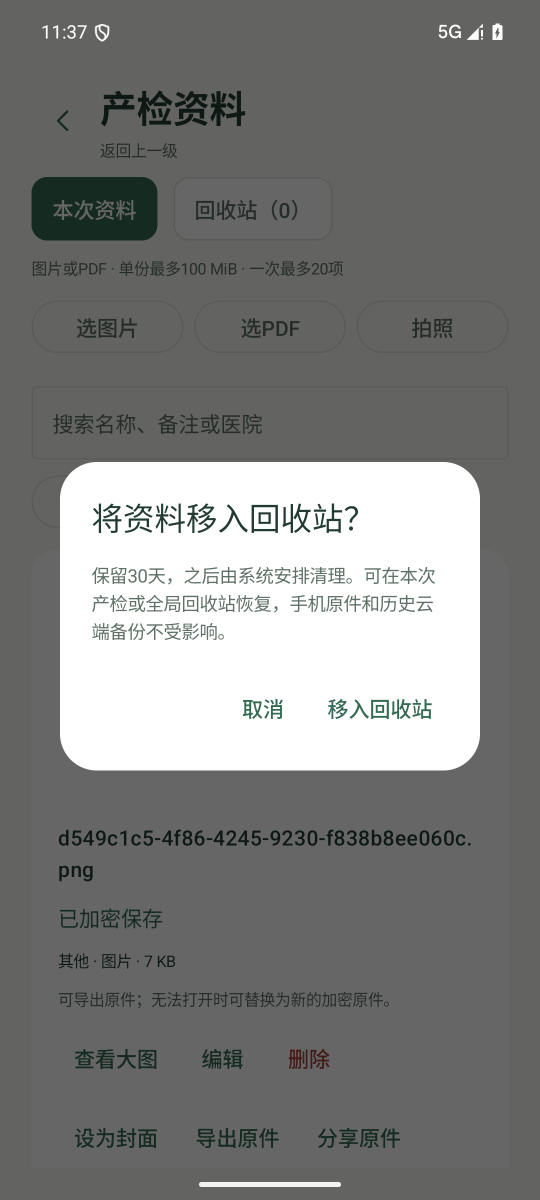
#> input picture docs/verification/2026-10-24-ui-evidence-gaps/surfaces/surface-alert-dialog.png, 1080 x 2400 px (shown at 1/2 size); its folder holds 4 pictures in this run
$ python measure_surfaces.py
#> lines starting #> are read from the running program, lines starting #| are printed output that depends on the picture; after the words box and inside, x2 and y2 are one past the last pixel; in counts of white or black regions, pixels touching at a corner belong together
"""Container-colour audit for the surface snapshots (task-9).

Screenshots (1080x2400, emulator-5556 / 420dpi => 1 dp = 2.625 px):
  surfaces/surface-alert-dialog.png     AlertDialog（产检资料 → 删除确认）
  surfaces/surface-date-picker.png      M3 DatePickerDialog（新建产检预约 → 预约日期）
  surfaces/surface-snackbar.png         Snackbar「已移入全局回收站 · 撤销」（Compose root 截图）
  surfaces/surface-dropdown-menu.png    DropdownMenu（产检资料 → 全部分类）

Checks
  * 精确色计数（tol=0）：设计色板命中 + M3 基线淡紫灰命中（后者必须为 0）。
  * 表面容器：对精确色做 1/4 降采样连通域，取最大/符合形状的矩形作为容器，给出 bbox（px/dp）与面积占比。
  * 交互色：AlertDialog 按钮、DatePicker 选中日、Snackbar 文字/动作、Dropdown 文本的设计色命中。
"""
import json
import os

from PIL import Image
import numpy as np

ROOT = os.path.dirname(os.path.abspath(__file__))  # docs/verification/2026-10-24-ui-evidence-gaps
SURF = os.path.join(ROOT, 'surfaces')
OUT_JSON = os.path.join(ROOT, 'measurements-surfaces.json')
OUT_TXT = os.path.join(ROOT, '_tools', 'measurements-surfaces.txt')
DP = 1080 / 411.4286  # 2.625 px per dp
FACTOR = 4            # connected-component downscale factor

DESIGN = ['#FFFFFF', '#F7F8F3', '#E7F0E6', '#DDE4DA', '#223C32', '#356B53', '#5F7166', '#FAEAD8', '#80582C', '#A44238', '#FCECE7']
M3_BASELINE = {  # M3 1.x default light palette (the "淡紫灰" family the P0-2 fix removed)
    '#ECE6F0', '#E6E0E9', '#F3EDF7', '#FEF7FF', '#E7E0EC', '#49454F', '#79747E', '#CAC4D0', '#B3261E',
    '#6750A4', '#EADDFF', '#E8DEF8', '#7D5260', '#FFD8E4', '#21005D', '#1D192B', '#625B71', '#1D1B20',
}


def rgb(hex_):
    h = hex_.lstrip('#')
    return np.array([int(h[0:2], 16), int(h[2:4], 16), int(h[4:6], 16)], np.uint8)


def hex_(c):
    return '#%02X%02X%02X' % (int(c[0]), int(c[1]), int(c[2]))


def components(mask, min_px=20):
    """4-neighbour connected components on a (downscaled) boolean mask; returns bboxes sorted by area."""
    h, w = mask.shape
    seen = np.zeros((h, w), bool)
    ys, xs = np.nonzero(mask)
    out = []
    for y0, x0 in zip(ys, xs):
        if seen[y0, x0]:
            continue
        stack = [(y0, x0)]
        seen[y0, x0] = True
        count = 0
        miny = maxy = y0
        minx = maxx = x0
        while stack:
            y, x = stack.pop()
            count += 1
            miny = min(miny, y)
            maxy = max(maxy, y)
            minx = min(minx, x)
            maxx = max(maxx, x)
            for ny, nx in ((y - 1, x), (y + 1, x), (y, x - 1), (y, x + 1)):
                if 0 <= ny < h and 0 <= nx < w and mask[ny, nx] and not seen[ny, nx]:
                    seen[ny, nx] = True
                    stack.append((ny, nx))
        if count >= min_px:
            out.append(dict(px=count, x0=minx, y0=miny, x1=maxx, y1=maxy))
    out.sort(key=lambda c: c['px'], reverse=True)
    return out


def scaled_box(c):
    return dict(x0=c['x0'] * FACTOR, y0=c['y0'] * FACTOR,
                x1=min(c['x1'] * FACTOR + FACTOR - 1, 1079), y1=min(c['y1'] * FACTOR + FACTOR - 1, 2399),
                px=c['px'] * FACTOR * FACTOR)


def box_dp(b):
    return dict(x0_dp=round(b['x0'] / DP, 2), y0_dp=round(b['y0'] / DP, 2),
                w_dp=round((b['x1'] - b['x0'] + 1) / DP, 2), h_dp=round((b['y1'] - b['y0'] + 1) / DP, 2))


def colour_counts(a):
    errors = []
    for hx in DESIGN + sorted(M3_BASELINE):
        try:
            rgb(hx)
        except Exception:
            errors.append(hx)
    assert not errors, errors
    design = {hx: int(np.all(a == rgb(hx), axis=2).sum()) for hx in DESIGN}
    baseline = {hx: int(np.all(a == rgb(hx), axis=2).sum()) for hx in sorted(M3_BASELINE)}
    return design, baseline


def inspect_component(big, bbox_full, colour):
    """Sample the bbox centre (full-res) + verify the component's dominant colour."""
    cx = (bbox_full['x0'] + bbox_full['x1']) // 2
    cy = (bbox_full['y0'] + bbox_full['y1']) // 2
    return dict(container=colour, centre_sampled=True, centre_px=[int(cx), int(cy)])


def analyse(path, container_hex):
#> called with container_hex = '#FFFFFF'
    a = np.array(Image.open(path).convert('RGB'))
#> a is the input picture: shape (2400, 1080, 3); mean R, G, B 126.4, 127.2, 125.9
    design, baseline = colour_counts(a)
#> in colour_counts, `design = {hx: int(np.all(a == rgb(hx), axis=2).sum()) for hx in DESIGN}`: design = 11 items
#> in colour_counts, `baseline = {hx: int(np.all(a == rgb(hx), axis=2).sum()) for hx in sort..`: baseline = 18 items
#> design = 11 items; baseline = 18 items
    small = a[::FACTOR, ::FACTOR]
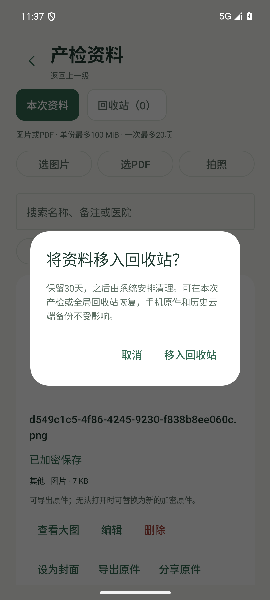
#> small: shape (600, 270, 3); mean R, G, B 126.6, 127.4, 126.1
    mask = np.all(small == rgb(container_hex), axis=2)
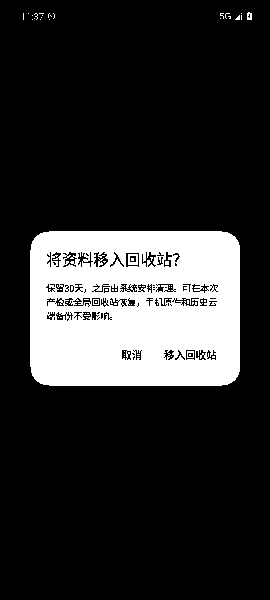
#> mask: shape (600, 270) bool; 18.5% white; 67 white regions (62 under 20 px), largest, box (x1, y1, x2, y2) and area: (30, 231, 240, 386) 29514, (128, 254, 138, 265) 74, (247, 12, 252, 20) 32, (187, 351, 194, 358) 29, (93, 299, 99, 305) 20
    comps = [scaled_box(c) for c in components(mask, min_px=30)]
#> the loop in components, `for y0, x0 in zip(ys, xs):` made 29899 passes
#> (y0, x0) on passes 2, 6, 8: (12, 249), (13, 36), (13, 40)
#> after the loop in components, `for y0, x0 in zip(ys, xs):`: out = 3 items
#> comps = 3 items
    enriched = []
    for b in comps[:8]:
        centre = a[(b['y0'] + b['y1']) // 2, (b['x0'] + b['x1']) // 2]
        enriched.append(dict(b, **box_dp(b), centre_colour=hex_(centre),
                             centre_is_container=bool(np.all(centre == rgb(container_hex)))))
#> this loop made 3 passes
#> b on passes 1 to 3: {'x0': 120, 'y0': 924, 'x1': 959, 'y1': 1543, 'px': 469504}, {'x0': 512, 'y0': 1016, 'x1': 551, 'y1': 1059, 'px': 1184}, {'x0': 988, 'y0': 48, 'x1': 1007, 'y1': 79, 'px': 512}
#> after the loop, enriched = 3 items
    return dict(file=os.path.basename(path), size=[a.shape[1], a.shape[0]],
                design_colours=design, m3_baseline_colours=baseline,
                m3_baseline_total=sum(baseline.values()),
                largest_container_components=enriched,
                centre_colour=enriched[0]['centre_colour'] if enriched else None)


def main():
    cases = [
        ('surface-alert-dialog.png', '#FFFFFF'),
        ('surface-date-picker.png', '#FFFFFF'),
        ('surface-snackbar.png', '#223C32'),
        ('surface-dropdown-menu.png', '#FFFFFF'),
    ]
    report = {}
    lines = []
    for name, container in cases:
        path = os.path.join(SURF, name)
        info = analyse(path, container)
#> info = 7 items
        report[name] = info
        lines.append('== %s' % name)
        lines.append('  expected container=%s  largest component: %s' % (
            container, info['largest_container_components'][0] if info['largest_container_components'] else 'NONE'))
        if info['largest_container_components']:
            c = info['largest_container_components'][0]
#> c = 11 items
            lines.append('  component area=%d px (%.1f%% of screen)  bbox dp: x0=%.2f y0=%.2f w=%.2f h=%.2f' % (
                c['px'], 100.0 * c['px'] / (1080 * 2400), c['x0_dp'], c['y0_dp'], c['w_dp'], c['h_dp']))
            lines.append('  centre sampled colour=%s' % info['centre_colour'])
        lines.append('  design palette hits: %s' % {k: v for k, v in info['design_colours'].items() if v})
        hits = {k: v for k, v in info['m3_baseline_colours'].items() if v}
#> hits = 0 items
        lines.append('  M3 baseline (lavender family) hits: %s  total=%d' % (hits, info['m3_baseline_total']))
#> pass 2 of the loop in main, `for name, container in cases:`:
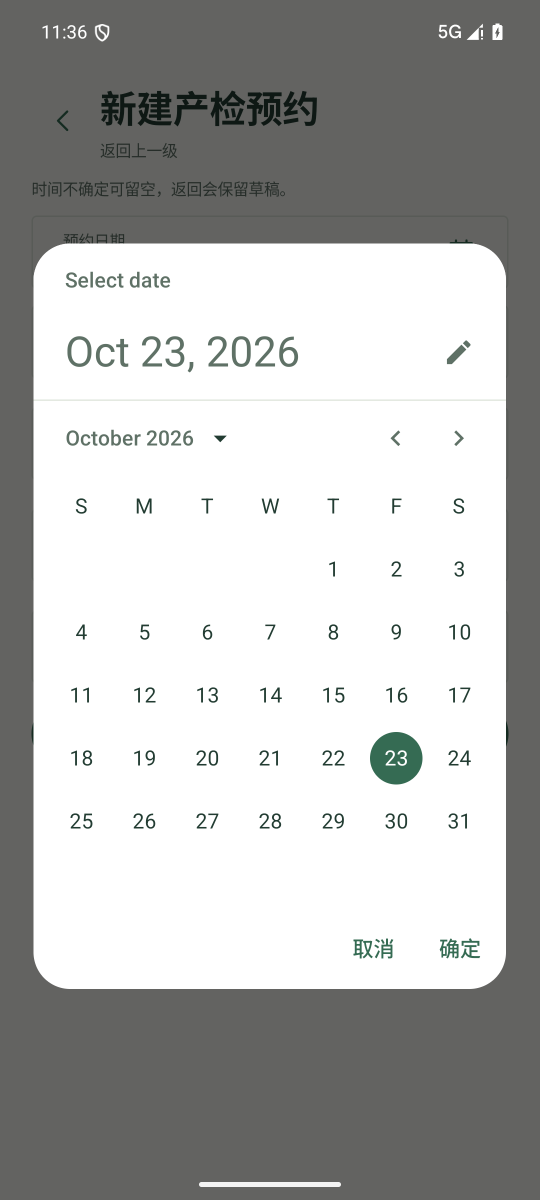
#> input picture docs/verification/2026-10-24-ui-evidence-gaps/surfaces/surface-date-picker.png, 1080 x 2400 px (shown at 1/2 size)
#> in analyse, a is the input picture: shape (2400, 1080, 3); mean R, G, B 180.3, 180.9, 179.7
#> the loop in colour_counts (call 2), `for hx in DESIGN + sorted(M3_BASELINE):` made 29 passes
#> (hx, h in rgb) on passes 1, 2, 3, 4, 8, 9, 10, 11: ('#FFFFFF', 'FFFFFF'), ('#F7F8F3', 'F7F8F3'), ('#E7F0E6', 'E7F0E6'), ('#DDE4DA', 'DDE4DA'), ('#FAEAD8', 'FAEAD8'), ('#80582C', '80582C'), ('#A44238', 'A44238'), ('#FCECE7', 'FCECE7')
#> in analyse (call 2), `small = a[::FACTOR, ::FACTOR]`:
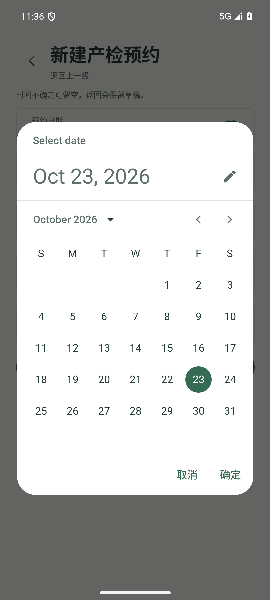
#> small: shape (600, 270, 3); mean R, G, B 180.3, 180.9, 179.7
#> in analyse (call 2), `mask = np.all(small == rgb(container_hex), axis=2)`:
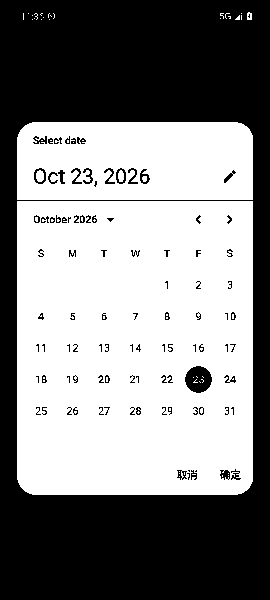
#> mask: shape (600, 270) bool; 52.3% white; 97 black regions (42 under 20 px), largest, box (x1, y1, x2, y2) and area: (0, 0, 270, 600) 74382, (185, 366, 212, 393) 533, (34, 168, 46, 184) 82
#> seen: shape (600, 270) bool; every value is 0
#> the loop in components (call 2), `for y0, x0 in zip(ys, xs):` made 84712 passes
#> (y0, x0) on passes 2, 6, 8: (12, 249), (13, 36), (13, 42)
#> comps = 5 items
#> the loop in analyse (call 2), `for b in comps[:8]:` made 5 passes
#> b on passes 1 to 5: {'x0': 68, 'y0': 804, 'x1': 1011, 'y1': 1979, 'px': 1071696}, {'x0': 68, 'y0': 488, 'x1': 1011, 'y1': 799, 'px': 275632}, {'x0': 144, 'y0': 680, 'x1': 175, 'y1': 727, 'px': 1264}, {'x0': 472, 'y0': 680, 'x1': 495, 'y1': 727, 'px': 944}, {'x0': 988, 'y0': 48, 'x1': 1007, 'y1': 79, 'px': 512}
#> pass 3 of the loop in main, `for name, container in cases:`:
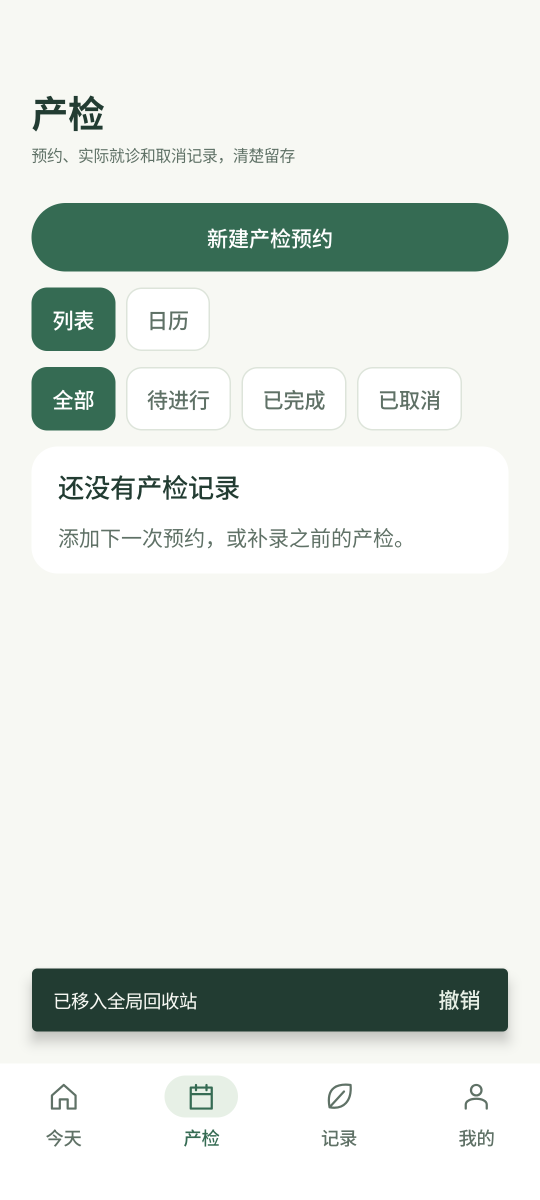
#> input picture docs/verification/2026-10-24-ui-evidence-gaps/surfaces/surface-snackbar.png, 1080 x 2400 px (shown at 1/2 size)
#> in analyse (call 3), `small = a[::FACTOR, ::FACTOR]`:
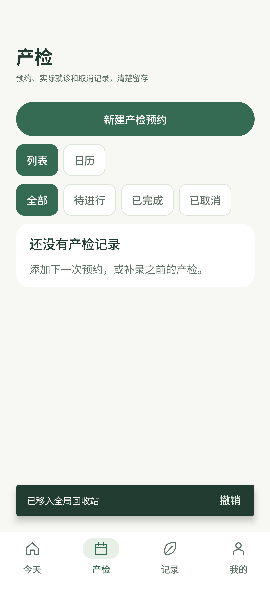
#> small: shape (600, 270, 3); mean R, G, B 224.6, 230.1, 224.7
#> in analyse (call 3), `mask = np.all(small == rgb(container_hex), axis=2)`:
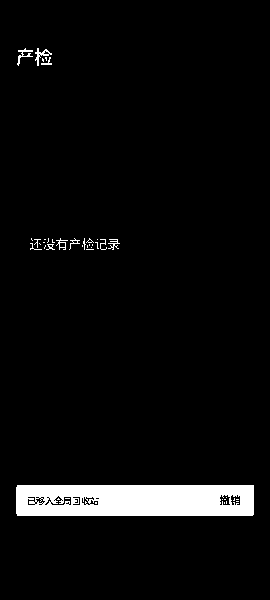
#> mask: shape (600, 270) bool; 4.6% white; 41 white regions (31 under 20 px), largest, box (x1, y1, x2, y2) and area: (16, 485, 254, 516) 6970, (35, 48, 52, 66) 92, (17, 48, 33, 66) 83
#> comps = 7 items
#> the loop in analyse (call 3), `for b in comps[:8]:` made 7 passes
#> (b, centre) on passes 1 to 5: ({'x0': 64, 'y0': 1940, 'x1': 1015, 'y1': 2063, 'px': 111024}, [34, 60, 50]), ({'x0': 140, 'y0': 192, 'x1': 207, 'y1': 263, 'px': 1456}, [247, 248, 243]), ({'x0': 68, 'y0': 192, 'x1': 131, 'y1': 263, 'px': 1328}, [34, 60, 50]), ({'x0': 224, 'y0': 952, 'x1': 271, 'y1': 999, 'px': 720}, [255, 255, 255]), ({'x0': 432, 'y0': 956, 'x1': 479, 'y1': 999, 'px': 688}, [34, 60, 50])
#> the loop made 4 passes; the first 3 are shown

    with open(OUT_JSON, 'w', encoding='utf-8') as f:
        json.dump(report, f, ensure_ascii=False, indent=1, default=lambda o: int(o) if hasattr(o, 'item') else str(o))
    os.makedirs(os.path.dirname(OUT_TXT), exist_ok=True)
    with open(OUT_TXT, 'w', encoding='utf-8') as f:
        f.write('\n'.join(lines) + '\n')
    print('\n'.join(lines))
    print('\nwritten:', OUT_JSON)


if __name__ == '__main__':
    main()
